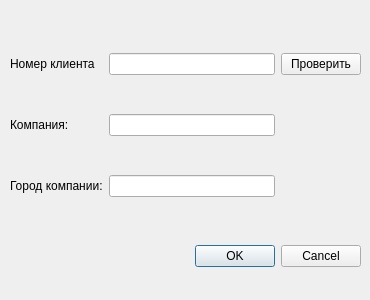
<?xml version="1.0" encoding="UTF-8"?>
<ui version="4.0">
 <class>startcall</class>
 <widget class="QDialog" name="startcall">
  <property name="geometry">
   <rect>
    <x>0</x>
    <y>0</y>
    <width>370</width>
    <height>300</height>
   </rect>
  </property>
  <property name="windowTitle">
   <string>Dialog</string>
  </property>
  <widget class="QDialogButtonBox" name="buttonBox">
   <property name="geometry">
    <rect>
     <x>20</x>
     <y>240</y>
     <width>341</width>
     <height>32</height>
    </rect>
   </property>
   <property name="orientation">
    <enum>Qt::Horizontal</enum>
   </property>
   <property name="standardButtons">
    <set>QDialogButtonBox::Cancel|QDialogButtonBox::Ok</set>
   </property>
  </widget>
  <widget class="QWidget" name="gridLayoutWidget">
   <property name="geometry">
    <rect>
     <x>10</x>
     <y>20</y>
     <width>351</width>
     <height>211</height>
    </rect>
   </property>
   <layout class="QGridLayout" name="gridLayout">
    <item row="1" column="0">
     <widget class="QLabel" name="label_2">
      <property name="text">
       <string>Компания:</string>
      </property>
     </widget>
    </item>
    <item row="2" column="1">
     <widget class="QLineEdit" name="cityClient">
      <property name="readOnly">
       <bool>true</bool>
      </property>
     </widget>
    </item>
    <item row="0" column="1">
     <widget class="QLineEdit" name="numClient"/>
    </item>
    <item row="1" column="1">
     <widget class="QLineEdit" name="nameClient">
      <property name="enabled">
       <bool>true</bool>
      </property>
      <property name="readOnly">
       <bool>true</bool>
      </property>
     </widget>
    </item>
    <item row="2" column="0">
     <widget class="QLabel" name="label_3">
      <property name="text">
       <string>Город компании:</string>
      </property>
     </widget>
    </item>
    <item row="0" column="0">
     <widget class="QLabel" name="label">
      <property name="text">
       <string>Номер клиента</string>
      </property>
     </widget>
    </item>
    <item row="0" column="2">
     <widget class="QPushButton" name="checkNum">
      <property name="text">
       <string>Проверить</string>
      </property>
     </widget>
    </item>
   </layout>
  </widget>
 </widget>
 <resources/>
 <connections>
  <connection>
   <sender>buttonBox</sender>
   <signal>accepted()</signal>
   <receiver>startcall</receiver>
   <slot>accept()</slot>
   <hints>
    <hint type="sourcelabel">
     <x>248</x>
     <y>254</y>
    </hint>
    <hint type="destinationlabel">
     <x>157</x>
     <y>274</y>
    </hint>
   </hints>
  </connection>
  <connection>
   <sender>buttonBox</sender>
   <signal>rejected()</signal>
   <receiver>startcall</receiver>
   <slot>reject()</slot>
   <hints>
    <hint type="sourcelabel">
     <x>316</x>
     <y>260</y>
    </hint>
    <hint type="destinationlabel">
     <x>286</x>
     <y>274</y>
    </hint>
   </hints>
  </connection>
 </connections>
</ui>
